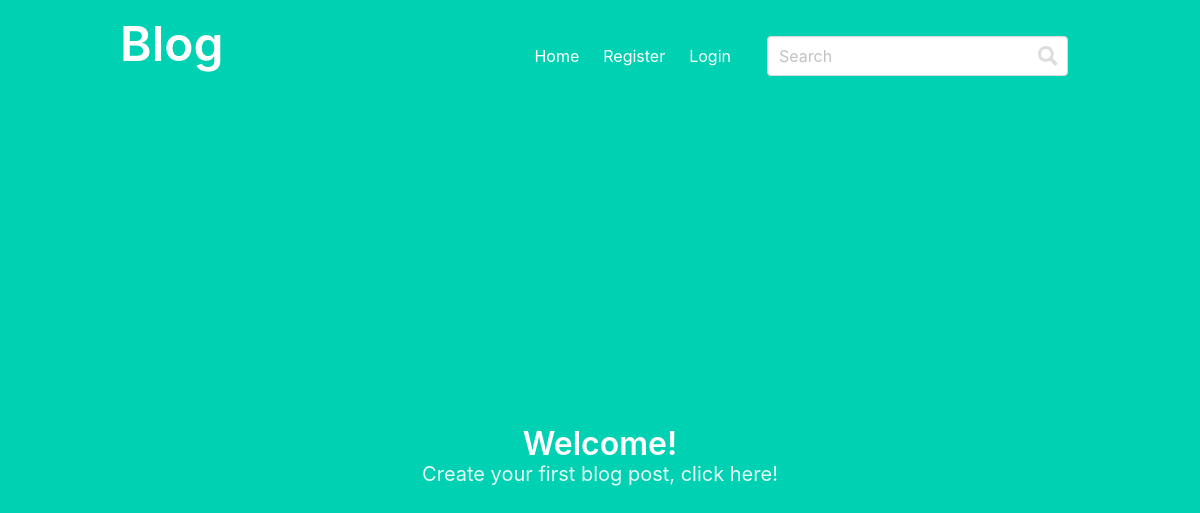
Page /main/ on the earlier database version.
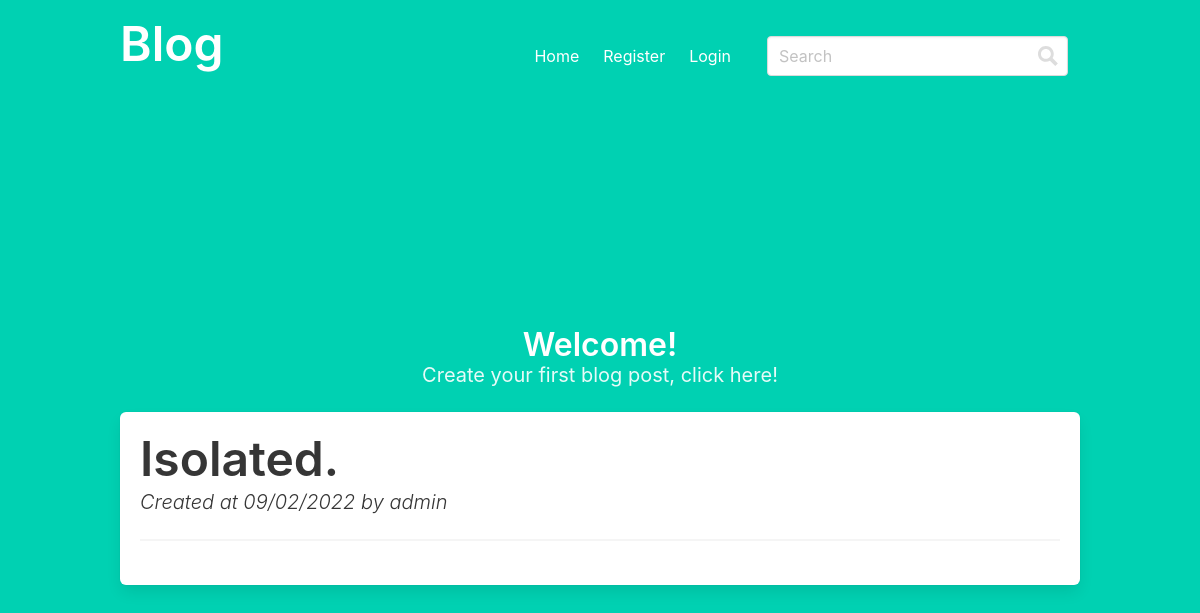
Same page on the later database version.
### application/models.py (models this page shows, shortened)
class Post(db.Model):
    __tablename__ = "posts"
    __searchable__ = ['title', 'content']
    id = db.Column("id", db.Integer, primary_key=True)
    title = db.Column("title", db.String(80), nullable=False)
    _slug = db.Column("slug", db.String(80), unique=True)
    content = db.Column("content", db.Text, nullable=False)
    published = db.Column("published", db.Boolean, index=True)
    created = db.Column(
        "created", db.DateTime, nullable=False, default=datetime.utcnow, index=True
    )
    user_id = db.Column("user_id", db.Integer, db.ForeignKey("users.id"))
    user = db.relationship("User", back_populates="posts")
    @hybrid_property
    def slug(self):
        return self._slug
    @slug.setter
    def slug(self, *args, **kwargs):
        """Generate a URL-friendly representation of the post title."""
        self._slug = re.sub(r"[^\w]+", "-", self.title.lower()).strip("-")

class User(UserMixin, db.Model):
    __tablename__ = "users"
    __searchable__ = ['username']
    id = db.Column("id", db.Integer, primary_key=True)
    username = db.Column("username", db.String(30), unique=True, nullable=False)
    _password = db.Column("password", db.Text, nullable=False)
    created = db.Column("created", db.DateTime, nullable=False, default=datetime.utcnow)
    posts = db.relationship(
        "Post", back_populates="user", cascade="all, delete, delete-orphan"
    )
    @hybrid_property
    def password(self):
        """
        Property of the User class used to define different
        functions called from the same interface.
        """
        return self._password
    @password.setter
    def password(self, password) -> None:
        """
        Receives the password entered by the user as a string and
        converts it to bytes before passing it through the hash function.
        Stores the hashed password.
        """
        self._password = bc.generate_password_hash(password, rounds=12)

### application/main.py (the view)
@bp.route('/')
def index():
    search_query = request.args.get('query')
    if search_query:
        posts = Post.search_posts(search_query).all()
    else:
        posts = Post.query.all()
    return render_template('main/index.html', post=posts)

### application/templates/main/index.html (shortened to what this page needs)
{% extends "base.html" %}
{% block header %}
<h1 class="title">
    Welcome!
</h1>
{% endblock %}
{% block content %}
<h2 class="subtitle">
    {% if not current_user.is_authenticated %}
    Create your first blog post, <a href="{{ url_for('auth.register') }}">click here!</a>
    {% endif %}
</h2>
{% for posts in post %}
    {% if posts.published %}
        <div class="box has-text-left">
            <h1 class="is-size-1 title has-text-dark">
                <a href="{{ url_for('main.post', slug=posts.slug) }}">
                    {{ posts.title }}
                </a>
            </h1>
            <p class="subtitle has-text-dark has-text-weight-light is-italic">
                Created at {{ posts.created.strftime('%d/%m/%Y')}} by {{ posts.user.username }}
            </p>
            <hr>
        </div>
    {% endif %}
{% endfor %}
{% endblock %}

Differences in the rows shown:
added Post: title "Isolated.", created "09/02/2022", user.username "admin"
